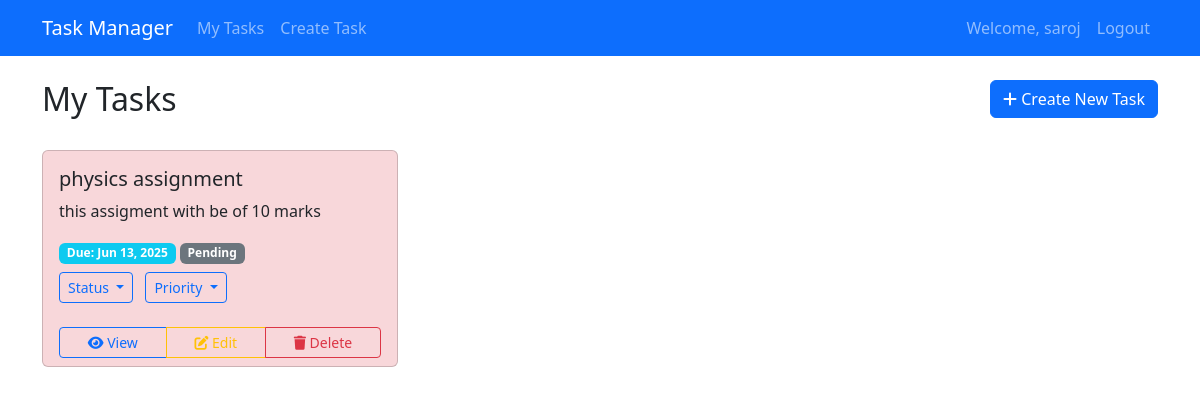
Screenshot of / (signed in) with the database file from the repository.
### tasks/models.py (models this page shows, shortened)
class Task(models.Model):
    PRIORITY_CHOICES = [
        ('low', 'Low'),
        ('medium', 'Medium'),
        ('high', 'High')
    ]
    STATUS_CHOICES = [
        ('pending', 'Pending'),
        ('in_progress', 'In Progress'),
        ('completed', 'Completed')
    ]
    title = models.CharField(max_length=200)
    description = models.TextField()
    created_date = models.DateTimeField(auto_now_add=True)
    due_date = models.DateTimeField()
    priority = models.CharField(max_length=10, choices=PRIORITY_CHOICES, default='medium')
    status = models.CharField(max_length=20, choices=STATUS_CHOICES, default='pending')
    assigned_to = models.ForeignKey(User, on_delete=models.CASCADE, related_name='assigned_tasks')
    created_by = models.ForeignKey(User, on_delete=models.CASCADE, related_name='created_tasks')
    class Meta:
        ordering = ['-due_date']

### tasks/views.py (the view)
# urls.py: path('', views.task_list, name='task_list'),
@login_required
def task_list(request):
    tasks = Task.objects.filter(assigned_to=request.user)
    paginator = Paginator(tasks, 10)  # Show 10 tasks per page
    page_number = request.GET.get('page')
    page_obj = paginator.get_page(page_number)
    if request.headers.get('X-Requested-With') == 'XMLHttpRequest':
        return JsonResponse({
            'html': render_to_string('tasks/task_list_partial.html', {'page_obj': page_obj}, request=request)
        })
    return render(request, 'tasks/task_list.html', {'page_obj': page_obj})

### tasks/templates/tasks/task_list.html (shortened to what this page needs)
{% extends 'base.html' %}
{% block content %}
<div class="row mb-4">
    <div class="col">
        <h2>My Tasks</h2>
    </div>
    <div class="col text-end">
        <a href="{% url 'task_create' %}" class="btn btn-primary">
            <i class="fas fa-plus"></i> Create New Task
        </a>
    </div>
</div>
<div id="task-list-container">
    {% include 'tasks/task_list_partial.html' %}
</div>
{% endblock %}

### tasks/templates/base.html (shortened to what this page needs)
<!DOCTYPE html>
<html lang="en">
<head>
    <link href="https://cdn.jsdelivr.net/npm/bootstrap@5.3.0/dist/css/bootstrap.min.css" rel="stylesheet">
    <link rel="stylesheet" href="https://cdnjs.cloudflare.com/ajax/libs/font-awesome/6.0.0/css/all.min.css">
</head>
<body>
    <nav class="navbar navbar-expand-lg navbar-dark bg-primary mb-4">
        <div class="container">
            <a class="navbar-brand" href="{% url 'task_list' %}">Task Manager</a>
            <div class="collapse navbar-collapse" id="navbarNav">
                <ul class="navbar-nav me-auto">
                    <li class="nav-item">
                        <a class="nav-link" href="{% url 'task_list' %}">My Tasks</a>
                    </li>
                    <li class="nav-item">
                        <a class="nav-link" href="{% url 'task_create' %}">Create Task</a>
                    </li>
                </ul>
                <ul class="navbar-nav">
                    {% if user.is_authenticated %}
                        <li class="nav-item">
                            <span class="nav-link">Welcome, {{ user.username }}</span>
                        </li>
                        <li class="nav-item">
                            <a class="nav-link" href="{% url 'logout' %}">Logout</a>
                        </li>
                    {% else %}
                        <li class="nav-item">
                            <a class="nav-link" href="{% url 'login' %}">Login</a>
                        </li>
                    {% endif %}
                </ul>
            </div>
        </div>
    </nav>
    <div class="container">
        {% block content %}
        {% endblock %}
    </div>
</body>
</html>

### tasks/templates/tasks/task_list_partial.html (shortened to what this page needs)
<div class="row row-cols-1 row-cols-md-2 row-cols-lg-3 g-4">
    {% for task in page_obj %}
    <div class="col">
        <div class="card h-100 task-card priority-{{ task.priority }}">
            <div class="card-body">
                <h5 class="card-title">{{ task.title }}</h5>
                <p class="card-text">{{ task.description|truncatewords:30 }}</p>
                <div class="mb-2">
                    <span class="badge bg-info">Due: {{ task.due_date|date:"M d, Y" }}</span>
                    <span class="badge bg-{% if task.status == 'completed' %}success{% elif task.status == 'in_progress' %}warning{% else %}secondary{% endif %}">
                        {{ task.get_status_display }}
                    </span>
                </div>
                <div class="btn-group">
                    <button class="btn btn-outline-primary btn-sm dropdown-toggle" data-bs-toggle="dropdown">
                        Status
                    </button>
                </div>
                <div class="btn-group ms-2">
                    <button class="btn btn-outline-primary btn-sm dropdown-toggle" data-bs-toggle="dropdown">
                        Priority
                    </button>
                </div>
            </div>
            <div class="card-footer bg-transparent border-top-0">
                <div class="btn-group w-100">
                    <a href="{% url 'task_detail' task.pk %}" class="btn btn-outline-primary btn-sm">
                        <i class="fas fa-eye"></i> View
                    </a>
                    <a href="{% url 'task_edit' task.pk %}" class="btn btn-outline-warning btn-sm">
                        <i class="fas fa-edit"></i> Edit
                    </a>
                    <button onclick="deleteTask({{ task.pk }})" class="btn btn-outline-danger btn-sm">
                        <i class="fas fa-trash"></i> Delete
                    </button>
                </div>
            </div>
        </div>
    </div>
    {% empty %}
    <div class="col-12">
        <div class="alert alert-info">
            No tasks found. <a href="{% url 'task_create' %}" class="alert-link">Create a new task</a>.
        </div>
    </div>
    {% endfor %}
</div>

### tasks/templates/base.html (style rules this page uses)
.priority-high { background-color: #f8d7da; }
.task-card { transition: all 0.3s ease; }

### rows the page displays
Task: title "physics assignment", description "this assigment with be of 10 marks", due_date "Jun 13, 2025", status "Pending"

### other values shown
{{ user.username }} "saroj"
